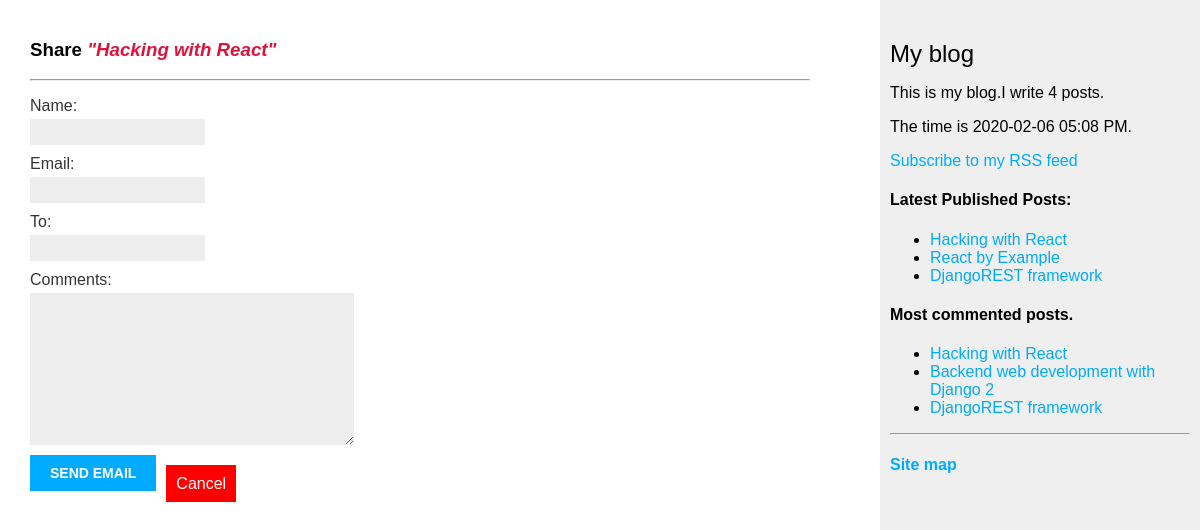
The page /blog/6/share on the database its author committed.
### blog/models.py (models this page shows, shortened)
class Post(models.Model):
    STATUS_CHOICES=(
        ('draft', 'Draft'),
        ('published', 'Published'),
    )
    title = models.CharField(max_length=50)
    slug = models.SlugField(max_length=50, unique_for_date='publish')
    body = models.TextField()
    author = models.ForeignKey(User, on_delete=models.CASCADE, related_name='blog_posts')
    publish = models.DateTimeField(default=timezone.now)
    created = models.DateTimeField(auto_now_add=True)
    updated = models.DateTimeField(auto_now=True)
    status = models.CharField(max_length=10, choices=STATUS_CHOICES, default='draft')
    objects = models.Manager()
    published = PublishedManager()
    draft = DraftManager()
    tags=TaggableManager()
    class Meta:
        ordering=('-publish', 'title',)
    def get_absolute_url(self):
        return reverse('blog:post_detail', args=[self.publish.year,
                                    self.publish.strftime('%m'),
                                    self.publish.strftime('%d'),
                                    self.slug])

### blog/views.py (the view)
# urls.py: path('<int:post_id>/share', views.post_share, name='post_share'),
def post_share(request, post_id):
    post=get_object_or_404(Post, id=post_id, status='published')
    sent=False
    if request.method=='POST':
        form=EmailPostForm(request.POST)
        if form.is_valid():
            cd=form.cleaned_data
            post_url=request.build_absolute_uri(post.get_absolute_url())
            subject='{} ({}) recommends yor reading "{}'.format(cd['name'], cd['email'], post.title)
            message='Read "{}" at {}\n\n{}\'s comments: {}'.format(post.title, post_url, cd['name'], cd['comments'])
            send_mail(subject, message, 'george.condeescu@gmail.com', ['george_condeescu@yahoo.com'], fail_silently=False)
            sent=True
    else:
        form=EmailPostForm()
    return render(request, 'share.html', {'post':post, 'form':form, 'sent':sent})

### blog/forms.py
class EmailPostForm(forms.Form):
    name=forms.CharField(max_length=25)
    email=forms.EmailField()
    to=forms.EmailField()
    comments=forms.CharField(required=False, widget=forms.Textarea)

### blog/models.py (called while the page is built)
    def get_queryset(self):
        return super(PublishedManager, self).get_queryset().filter(status='published')

### blog/templatetags/blog_tags.py (called while the page is built)
@register.simple_tag
def total_posts():
    return Post.published.count()

@register.simple_tag
def current_time(format_string):
    return timezone.datetime.now().strftime(format_string)

@register.inclusion_tag('latest_posts.html')
def show_latest_posts(count=5):
    latest_posts=Post.published.order_by('-publish')[:count]
    return {'latest_posts':latest_posts}

@register.simple_tag
def get_most_commented_posts():
    return Post.published.annotate(total_comments=Count('comments')).order_by('-total_comments')[:3]

### blog/templates/share.html (shortened to what this page needs)
{% extends 'base.html' %}
{% block content %}
<h3>Share <span class ="shtitle">"{{post.title}}"</span></h3>
<hr/>
{% if sent %}
<h3>Email successfully sent</h3>
<hr/>
"{{post.title}}" was successfully sent by e-mail.
{% else %}
<form action="" method="POST">
{{ form.as_p }}
<input type="submit" value="Send email"/><br/><br/><br/><br/><br/><br/><br/><br/><br/><br/><br/><br/><br/><br/>
<br/><br/><br/><br/><br/><br/><br/>
<a href="{% url 'blog:post_list' %}" class="btn_cancel">Cancel</a>
</form>
{% endif %}
{% endblock %}

### blog/templates/base.html (shortened to what this page needs)
{% load blog_tags %}
{% load static %}
<html>
<head>
<link href="{% static '/blog/css/blog.css' %}" rel="stylesheet">
<link href="//maxcdn.bootstrapcdn.com/font-awesome/4.7.0/css/font-awesome.min.css" rel="stylesheet">
</head>
<body>
<div id="content">
{% block content %}
{% endblock %}
</div>
<div id="sidebar">
<h2>My blog</h2>
<p>This is my blog.I write {% total_posts %} posts.</p>
{% current_time "%Y-%m-%d %I:%M %p" as the_time %}
<p>The time is {{ the_time }}.</p>
<p><a href="{% url 'blog:post_feed' %}">Subscribe to my RSS feed</a></p>
<h4>Latest Published Posts:</h4>
{% show_latest_posts 3 %}
<h4>Most commented posts.</h4>
{% get_most_commented_posts as most_commented_posts %}
<ul>
{% for post in most_commented_posts %}
<li><a href="{{post.get_absolute_url}}">{{post.title}}</a></li>
{% endfor %}
</ul>
<hr/>
<h4><a href="/sitemap.xml">Site map</a></h4>
</div>
</body>
</html>

### blog/templates/latest_posts.html
<ul>
{% for post in latest_posts %}
<li><a href="{{ post.get_absolute_url }}">{{post.title}}</a></li>
{% endfor %}
</ul>

### blog/static/blog/css/blog.css (style rules this page uses)
body { margin:0; padding:0; font-family:helvetica, sans-serif; }
a { color:#00abff; text-decoration:none; }
h2 { font-weight:normal; margin:30px 0 0; }
#content { float:left; width:65%; padding:0 0 0 30px; padding-top: 20px; }
#sidebar { float:right; width:25%; padding:10px; background:#efefef; height:100%; }
label { float:left; clear:both; color:#333; margin-bottom:4px; }
input, textarea { clear:both; float:left; margin:0 0 10px; background:#ededed; border:0; padding:6px 10px; font-size:12px; }
input[type=submit] { font-weight:bold; background:#00abff; color:#fff; padding:10px 20px; font-size:14px; text-transform:uppercase; }
.shtitle { font-style: italic; color: crimson; }
.btn_cancel { color:white; background-color: red; margin-left: 10px; padding: 10px; }

### rows shown on the page
Post: title "Hacking with React"
Post: title "React by Example"
Post: title "DjangoREST framework"
Post: title "Backend web development with Django 2"

### other values the page prints
{{ the_time }} "2020-02-06 05:08 PM"
